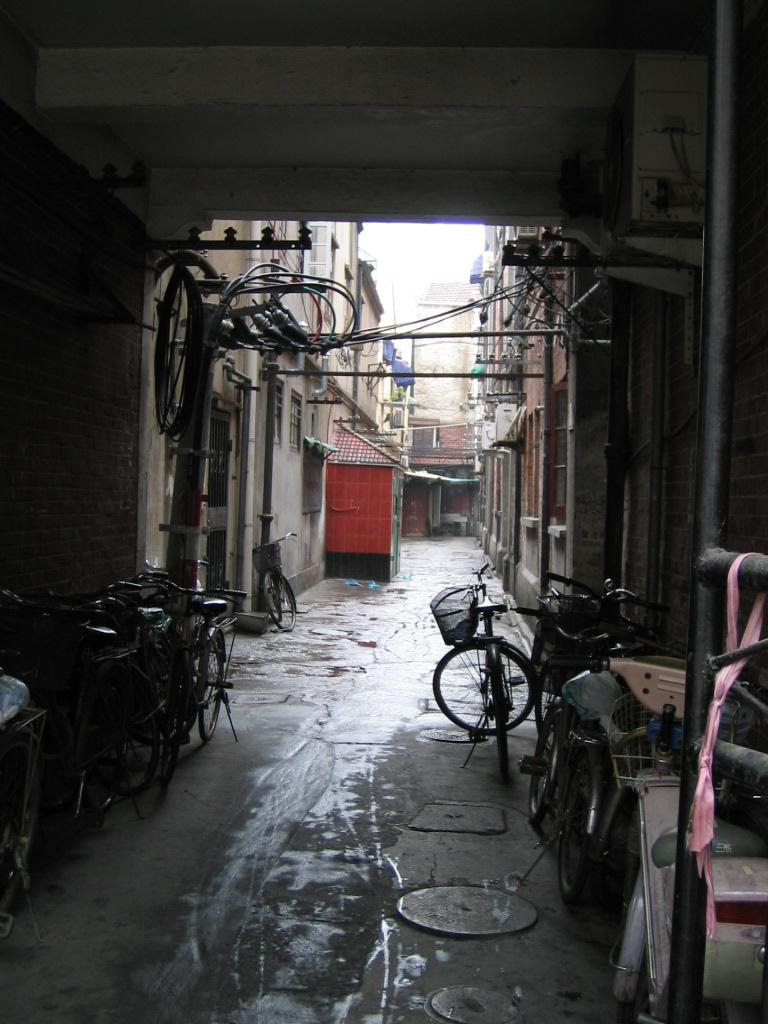
#> input picture lab/assignment1/manmade_training/sun_aawejawauhafqfcc.jpg, 768 x 1024 px
$ jupyter execute --allow-errors 'partB(3).ipynb'
#> lines starting #> are read from the running program, lines starting #| are printed output that depends on the picture
[cell 1]
import matplotlib.pyplot as plt
import cv2
image1=plt.imread("manmade_training/sun_aawejawauhafqfcc.jpg")
#> image1 is the input picture: shape (1024, 768, 3); mean R, G, B 60.9, 60, 59
plt.imshow(image1)
plt.show()

[cell 2]
b, g, r = cv2.split(image1)
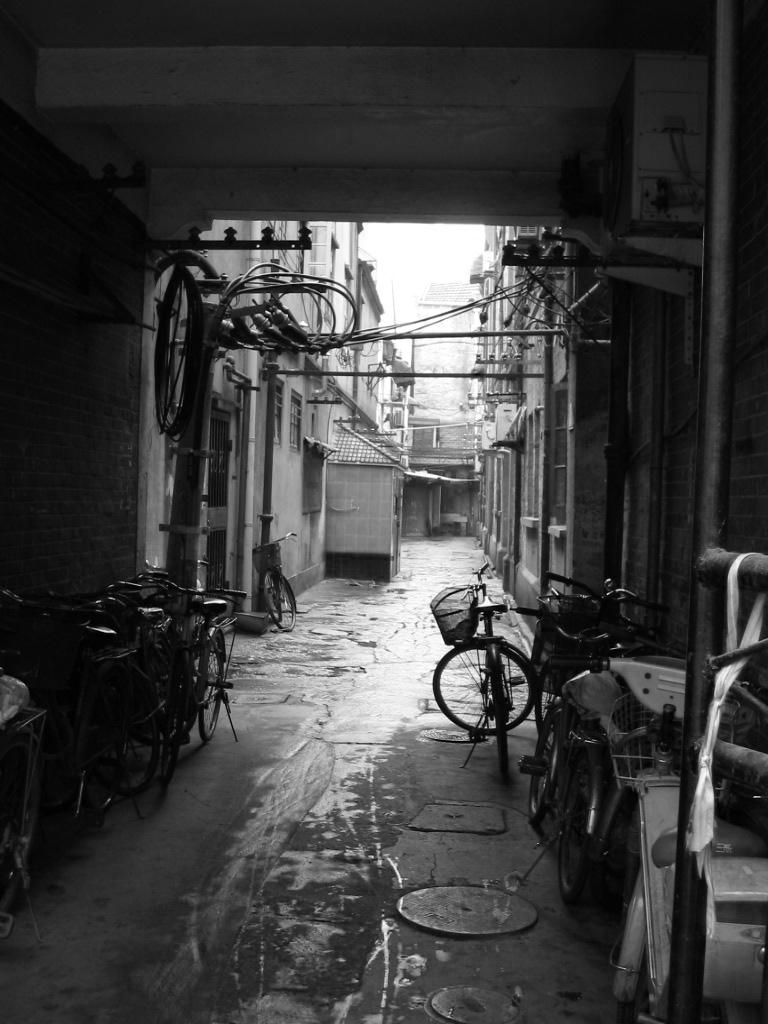
#> b: shape (1024, 768); min 0, max 255, mean 60.9
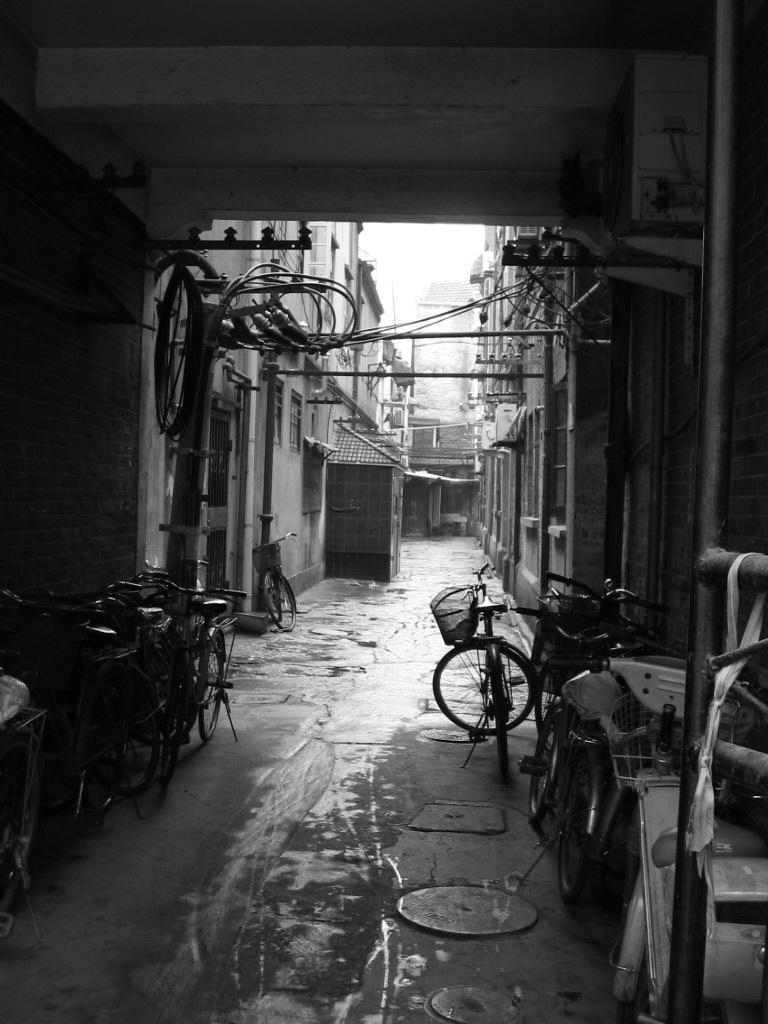
#> g: shape (1024, 768); min 0, max 255, mean 60
hist_b = cv2.calcHist([b], [0], None, [256], [0, 256])
#> hist_b = 256 values, max 15473 at index 10, min 524 at index 250, mean 3072
hist_g = cv2.calcHist([g], [0], None, [256], [0, 256])
#> hist_g = 256 values, max 15372 at index 10, min 468 at index 0, mean 3072
hist_r = cv2.calcHist([r], [0], None, [256], [0, 256])
#> hist_r = 256 values, max 18124 at index 8, min 544 at index 214, mean 3072

[cell 3]
print(hist_b.shape)
#| (256, 1)
print(hist_g.shape)
#| (256, 1)
print(hist_r.shape)
#| (256, 1)

[cell 4]
hist_b=hist_b.reshape(1,len(hist_b))
hist_g=hist_g.reshape(1,len(hist_g))
hist_r=hist_r.reshape(1,len(hist_r))
print(hist_b.shape)
#| (1, 256)
print(hist_g.shape)
#| (1, 256)
print(hist_r.shape)
#| (1, 256)

[cell 5]
import numpy as np
histogram=np.concatenate([hist_b,hist_g,hist_r],axis=0)
#> (the rest of this cell did not finish here and is left out)

[cell 6]
plt.plot(hist_b, color='blue', label='Blue Channel')
plt.plot(hist_g, color='green', label='Green Channel')
plt.plot(hist_r, color='red', label='Red Channel')

# Customize the plot
plt.xlabel('Pixel Value')
plt.ylabel('Frequency')
plt.title('Histogram of Three Color Channels')
plt.legend()
plt.show()
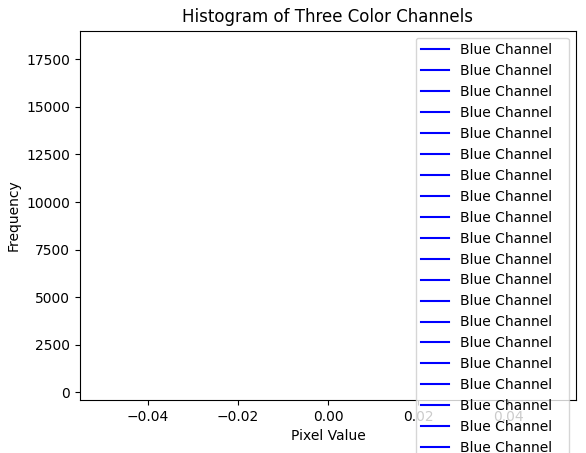
#> figure drawn by matplotlib, 1 panel

$ run again, with lab/assignment1/manmade_training/sun_aagiuszsslybzsqr.jpg copied over lab/assignment1/manmade_training/sun_aawejawauhafqfcc.jpg
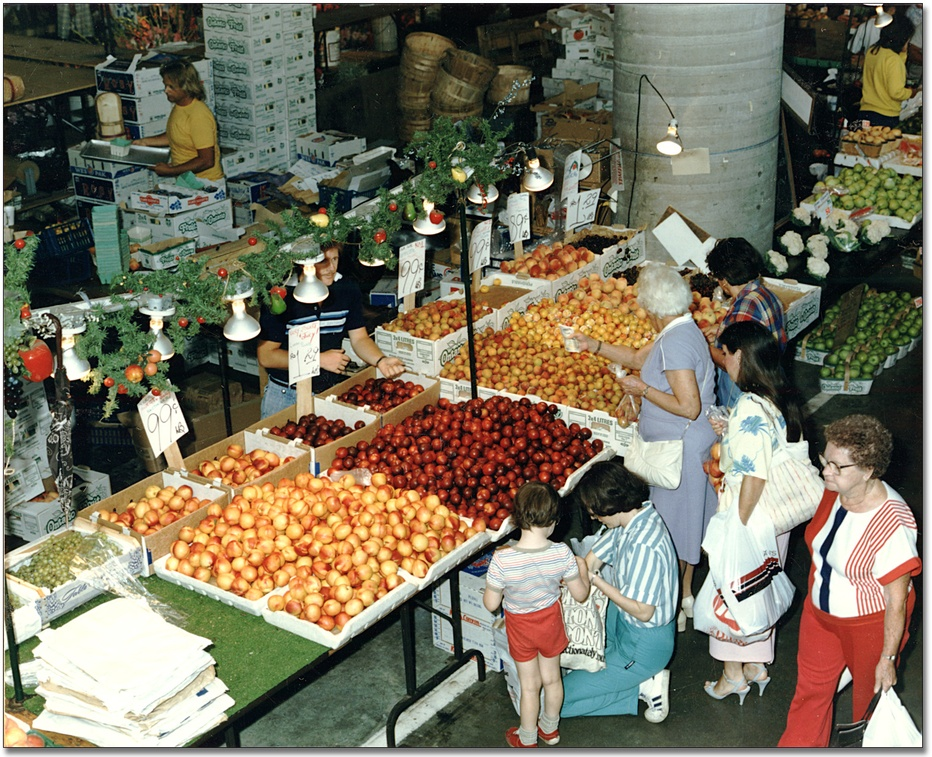
#> input picture lab/assignment1/manmade_training/sun_aagiuszsslybzsqr.jpg, 932 x 757 px, shrunk from 1520 x 1234 before the run
#> image1 is the input picture: shape (757, 932, 3); mean R, G, B 119.5, 114.6, 96.2
#> `b, g, r = cv2.split(image1)`:
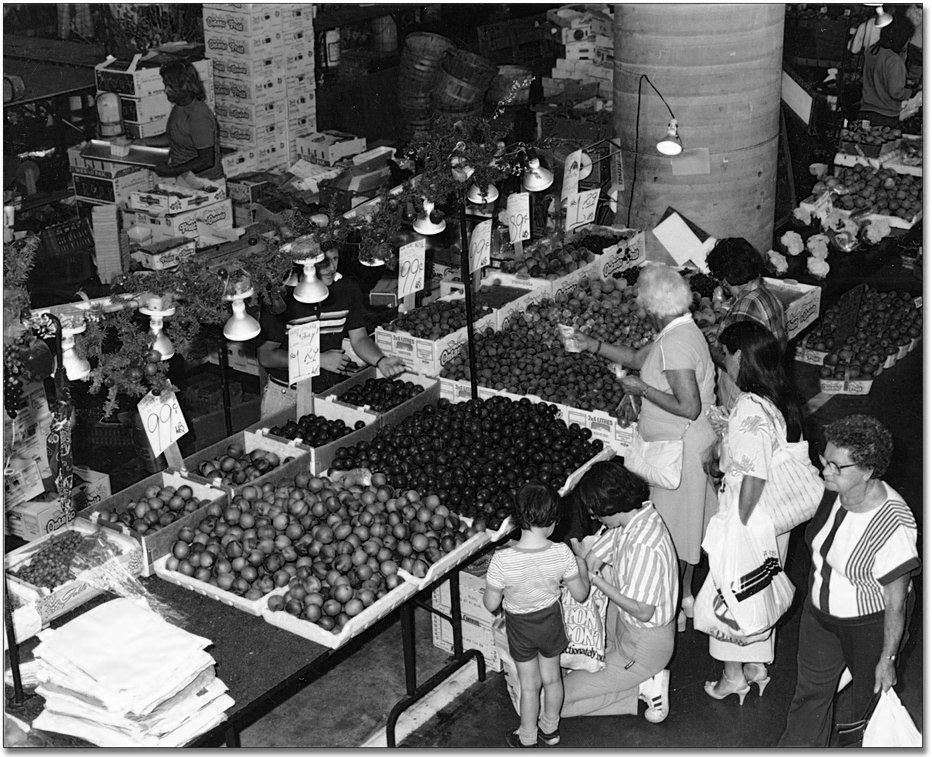
#> r: shape (757, 932); min 0, max 255, mean 96.2
#> hist_b = 256 values, max 23275 at index 255, min 1618 at index 219, mean 2756
#> hist_g = 256 values, max 20776 at index 255, min 587 at index 1, mean 2756
#> hist_r = 256 values, max 8141 at index 22, min 676 at index 252, mean 2756
#| (256, 1)
#| (256, 1)
#| (256, 1)
#| (1, 256)
#| (1, 256)
#| (1, 256)
#> `plt.show()`:
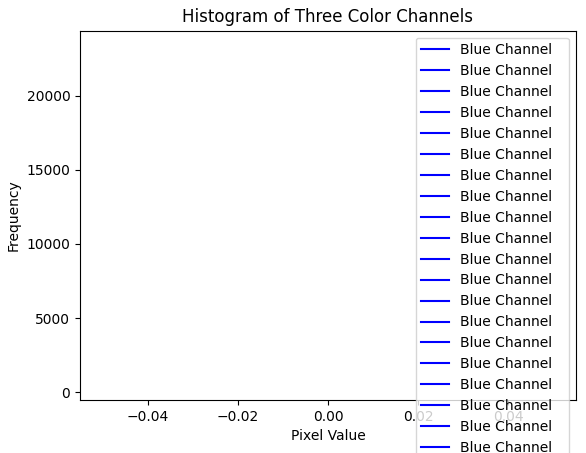
#> figure drawn by matplotlib, 1 panel

$ run again, with lab/assignment1/manmade_training/sun_aajdfgomwuyaybdx.jpg copied over lab/assignment1/manmade_training/sun_aawejawauhafqfcc.jpg
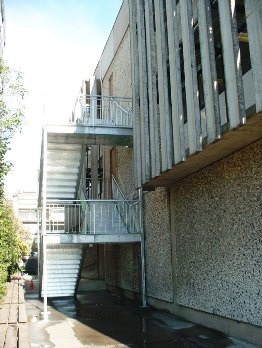
#> input picture lab/assignment1/manmade_training/sun_aajdfgomwuyaybdx.jpg, 262 x 348 px
#> image1 is the input picture: shape (348, 262, 3); mean R, G, B 128.9, 135.9, 130.2
#> `b, g, r = cv2.split(image1)`:
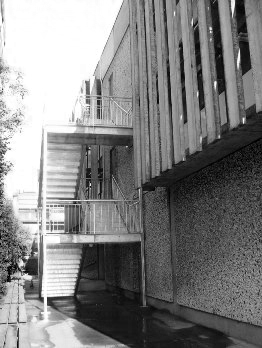
#> r: shape (348, 262); min 0, max 255, mean 130.2
#> hist_b = 256 values, max 6852 at index 255, min 7 at index 3, mean 356.2
#> hist_g = 256 values, max 8696 at index 255, min 0 at index 0, mean 356.2
#> hist_r = 256 values, max 9474 at index 255, min 15 at index 2, mean 356.2
#| (256, 1)
#| (256, 1)
#| (256, 1)
#| (1, 256)
#| (1, 256)
#| (1, 256)
#> `plt.show()`:
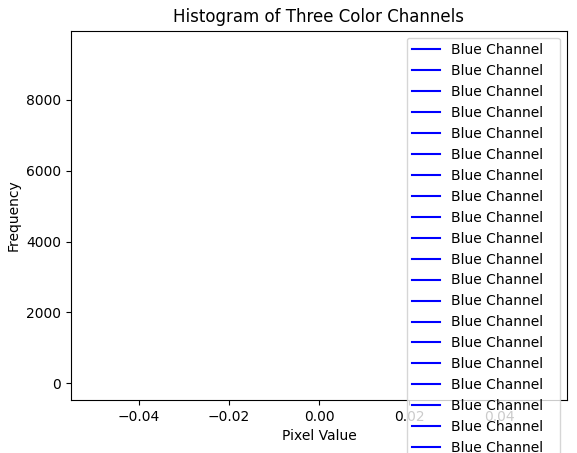
#> figure drawn by matplotlib, 1 panel

$ run again, with lab/assignment1/manmade_training/sun_acunorujjxrvnqkx.jpg copied over lab/assignment1/manmade_training/sun_aawejawauhafqfcc.jpg
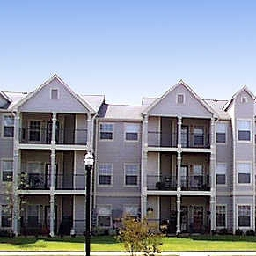
#> input picture lab/assignment1/manmade_training/sun_acunorujjxrvnqkx.jpg, 256 x 256 px
#> image1 is the input picture: shape (256, 256, 3); mean R, G, B 139.7, 146.2, 159.3
#> `b, g, r = cv2.split(image1)`:
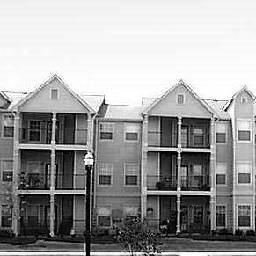
#> r: shape (256, 256); min 0, max 255, mean 159.3
#> hist_b = 256 values, max 985 at index 176, min 46 at index 241, mean 256
#> hist_g = 256 values, max 924 at index 203, min 61 at index 248, mean 256
#> hist_r = 256 values, max 2795 at index 247, min 58 at index 232, mean 256
#| (256, 1)
#| (256, 1)
#| (256, 1)
#| (1, 256)
#| (1, 256)
#| (1, 256)
#> `plt.show()`:
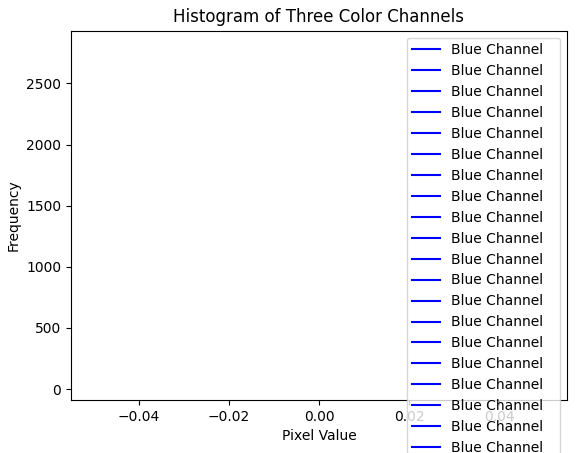
#> figure drawn by matplotlib, 1 panel
